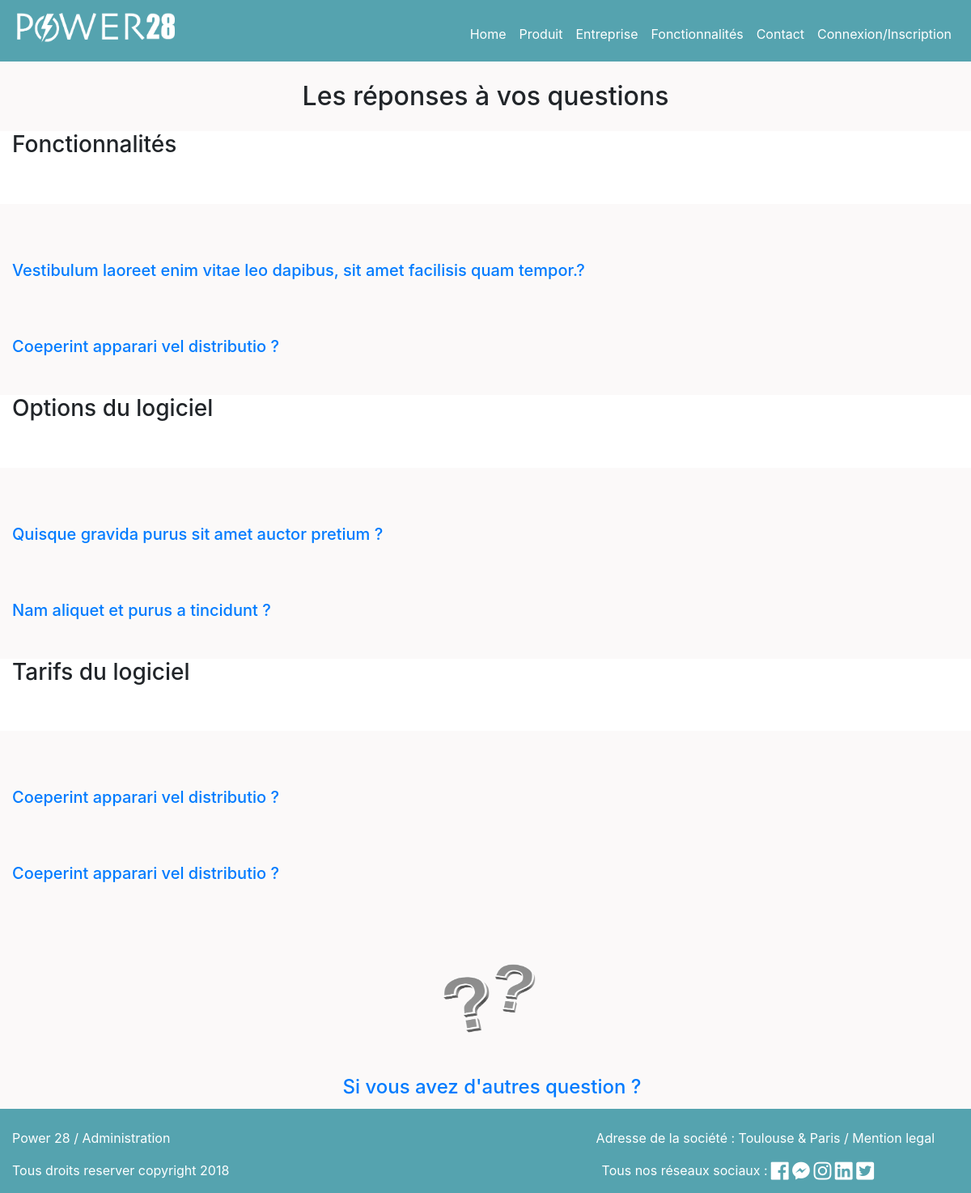
Before: /index.php?page=faq with the older database file.
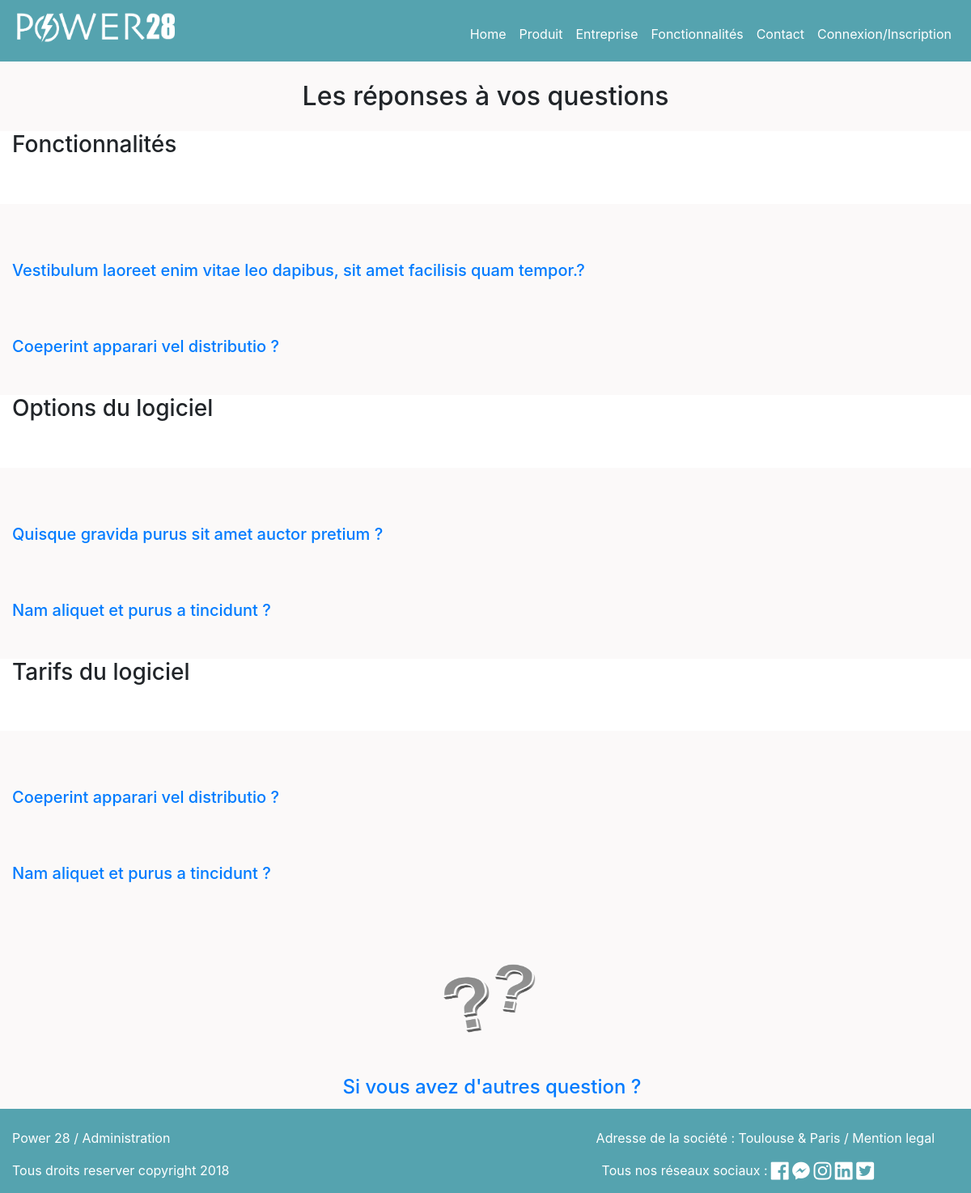
After: the same page with the newer database file.
### tables this page shows
CREATE TABLE `faq` (
  `id` int(11) NOT NULL,
  `category_id` int(11) NOT NULL,
  `question` varchar(255) NOT NULL,
  `answer` varchar(255) NOT NULL,
  `is_published` tinyint(1) NOT NULL,
  `created_at` date NOT NULL
);

### controllers/front/faq_list.php (called while the page is built)
<?php
require_once ('models/front/faq_list.php');
$categories = getCategories();
$faqs = getFaq();
require_once ('views/front/faq_list.php');
?>

### models/front/faq_list.php (called while the page is built)
<?php
function getFaq()
{
    $db = dbConnect();
    $query = $db->prepare('SELECT * FROM faq ');
    $query->execute();
    return $query->fetchAll();
}
function getCategories(){
    $db = dbConnect();
    $query = $db->query('SELECT * FROM category');
    return $query->fetchAll();
}
?>

### views/front/faq_list.php (the view, shortened to what this page needs)
<!DOCTYPE html>
<html>
<head>
    <link rel="stylesheet" href="assets/css/forums.css">
</head>
<body class="body">
<?php require ('Partials/nav.php');?>
<h2 class="text-center mt-4">Les réponses à vos questions</h2>
        <?php foreach($categories as $category): ?>
        <div class="bg-white pb-5 mt-4 col-12">
        <h3 class="mt-4"><?php echo $category['name']; ?></h3>
        </div>
        <?php foreach($faqs as $faq): ?>
        <?php if($faq['category_id'] == $category['id']) : ?>
        <div id="accordion" role="tablist">
            <div class="container-fluid">
               <div id="accordion" role="tablist" class="categoryquestion">
                   <a class="collapsed" data-toggle="collapse" href="#<?php echo $faq['id']?>" aria-expanded="false" aria-controls="collapseTwo">
                         <h5 class="mb-5"><?php echo $faq['question']; ?></h5>
                   </a>
               </div>
            </div>
            <?php endif; ?>
          <?php endforeach; ?>
            <?php endforeach; ?>
        </div>
<div class="questionmargine d-flex flex-column justify-content-center ml-3">
    <img src="assets/img/question.png" class="question rounded mx-auto d-block" alt="imagefaq"/>
    <a href="index.php?page=forum_list&category_id=1"><h4 class="text-center mt-5">Si vous avez d'autres question ?</h4></a>
</div>
<?php require ('Partials/footer.php');?>
</body>
</html>

Changed rows visible on the page:
changed faq (number 6 of 6 on the later page): question "Coeperint apparari vel distributio ?" → "Nam aliquet et purus a tincidunt ?"
